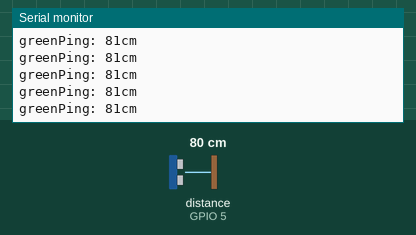
Simulated run of this sketch. Board: ESP8266 (NodeMCU). On the bench: the last lines printed to the serial monitor. The inputs (shaded band) are chosen by the test bench; at power-on: distance to the obstacle (sensor on GPIO 5) 80 cm. The echo pulse lasts 58.3 µs per cm; WiFi joins after 1.5 s; servers stay silent unless stated; no MQTT or app messages arrive unless stated.

Above: at 4.7 s.
4.8 s: distance to the obstacle (sensor on GPIO 5) set to 9 cm
At 5.14 s:
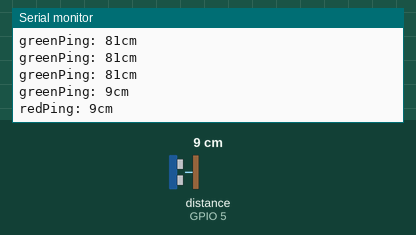
6.8 s: distance to the obstacle (sensor on GPIO 5) set to 5 cm
At 7.15 s:
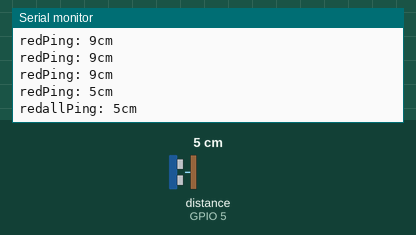
8.8 s: distance to the obstacle (sensor on GPIO 5) set to 4 cm
At 8.96 s:
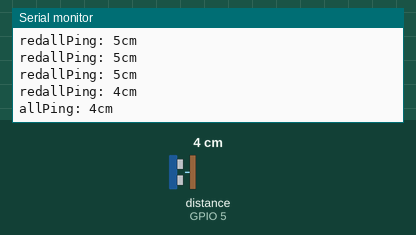
11.8 s: distance to the obstacle (sensor on GPIO 5) set to 6 cm
At 11.97 s:
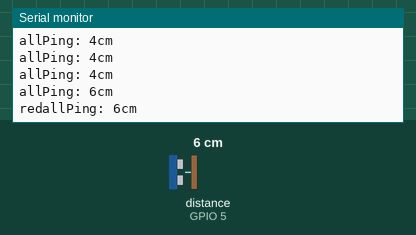
Timing chart, 0 to 14.8 s (numbered marks = the images above; inputs shaded):
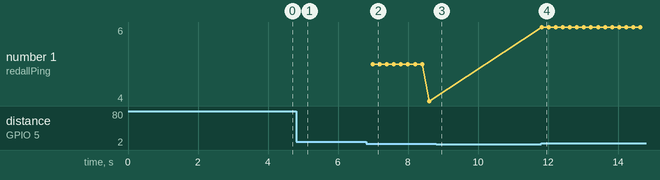

The sketch:

SensorSketchMQTT.ino
```cpp
// Get ESP8266 going with Arduino IDE
// - https://github.com/esp8266/Arduino#installing-with-boards-manager
// Required libraries (sketch -> include library -> manage libraries)
// - PubSubClient by Nick ‘O Leary
// - DHT sensor library by Adafruit

#include <ESP8266WiFi.h>
#include <PubSubClient.h>
#include <NewPing.h>

const char* ssid = "WobblyHouse";
const char* password = "5w0rd5gun5&danc1ng";
const char* mqtt_server = "192.168.1.240";
const int trigPin = 4;
const int echoPin = 5;
const int maxDist = 200;
long duration;
int distance;

WiFiClient espClient;
PubSubClient client(espClient);

NewPing sonar(trigPin, echoPin, maxDist); // NewPing setup of pins and maximum distance.
void setup() {
  Serial.begin(115200);
  setup_wifi();
  client.setServer(mqtt_server, 1883);

}

void setup_wifi() {
  delay(10);
  // We start by connecting to a WiFi network
  Serial.println();
  Serial.print("Connecting to ");
  Serial.println(ssid);

  WiFi.begin(ssid, password);

  while (WiFi.status() != WL_CONNECTED) {
    delay(500);
    Serial.print(".");
  }

  Serial.println("");
  Serial.println("WiFi connected");
  Serial.println("IP address: ");
  Serial.println(WiFi.localIP());
}

void reconnect() {
  // Loop until we're reconnected
  while (!client.connected()) {
    Serial.print("Attempting MQTT connection...");
    // Attempt to connect
    // If you do not want to use a username and password, change next line to
    // if (client.connect("ESP8266Client")) {
    if (client.connect("ESP8266Client")) {
      Serial.println("connected");
    } else {
      Serial.print("failed, rc=");
      Serial.print(client.state());
      Serial.println(" try again in 5 seconds");
      // Wait 5 seconds before retrying
      delay(5000);
    }
  }
}

long lastMsg = 0;

void loop() {
  if (!client.connected()) {
    reconnect();
  }
  client.loop();

  long now = millis();
  if (now - lastMsg > 200) {
    lastMsg = now;
        Serial.print("Ping: ");
  distance = sonar.ping_cm();
  Serial.print(distance); // Send ping, get distance in cm and print result (0 = outside set distance range)
  Serial.println("cm");

  if (distance >=30 || distance ==0){
    Serial.print("green");
    client.publish("ledStatus","green");
    //lightOnTest();
    }
  if (distance < 30 && distance >=17){
    Serial.print("yellow");
    client.publish("ledStatus","yellow");
    }
  if (distance < 17 && distance >=5){
    Serial.print("red");
    client.publish("ledStatus","red");
    }
  if (distance < 7 && distance > 0){
    Serial.print("all");
    client.publish("ledStatus","all");
    }

  }
}
```

Measured:
- the behaviour switches between 7 and 6 cm on distance to the obstacle (sensor on GPIO 5) (found by bisection; images 1 and 2)
- the behaviour switches between 4 and 5 cm on distance to the obstacle (sensor on GPIO 5) (found by bisection; images 3 and 4)
- after the input at 4.8 s, the serial monitor: prints a new line after 0.18 s (image 1)
- after the input at 6.8 s, the serial monitor: prints a new line after 0.19 s (image 2)
- after the input at 8.8 s, the serial monitor: prints a new line at once (image 3)
- after the input at 11.8 s, the serial monitor: prints a new line at once (image 4)
- plotted number 1: 4 → 6 after the input at 11.8 s
